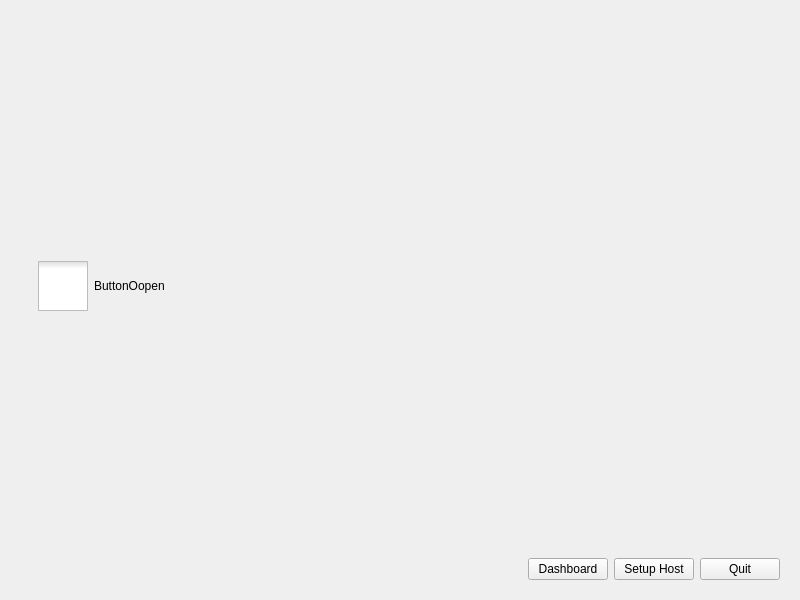
<?xml version="1.0" encoding="UTF-8"?>
<ui version="4.0">
 <class>Widget</class>
 <widget class="QWidget" name="Widget">
  <property name="geometry">
   <rect>
    <x>0</x>
    <y>0</y>
    <width>800</width>
    <height>600</height>
   </rect>
  </property>
  <property name="windowTitle">
   <string>Widget</string>
  </property>
  <layout class="QGridLayout" name="gridLayout_4">
   <item row="0" column="0">
    <widget class="QStackedWidget" name="stackedWidget_1">
     <property name="currentIndex">
      <number>1</number>
     </property>
     <widget class="QWidget" name="LoginFirstPage">
      <layout class="QGridLayout" name="gridLayout_3">
       <item row="1" column="0">
        <spacer name="horizontalSpacer_2">
         <property name="orientation">
          <enum>Qt::Horizontal</enum>
         </property>
         <property name="sizeHint" stdset="0">
          <size>
           <width>40</width>
           <height>20</height>
          </size>
         </property>
        </spacer>
       </item>
       <item row="3" column="1">
        <spacer name="verticalSpacer">
         <property name="orientation">
          <enum>Qt::Vertical</enum>
         </property>
         <property name="sizeHint" stdset="0">
          <size>
           <width>20</width>
           <height>40</height>
          </size>
         </property>
        </spacer>
       </item>
       <item row="0" column="1">
        <spacer name="verticalSpacer_2">
         <property name="orientation">
          <enum>Qt::Vertical</enum>
         </property>
         <property name="sizeHint" stdset="0">
          <size>
           <width>20</width>
           <height>40</height>
          </size>
         </property>
        </spacer>
       </item>
       <item row="1" column="1">
        <layout class="QFormLayout" name="formLayout_2">
         <item row="0" column="0">
          <widget class="QLabel" name="label_8">
           <property name="text">
            <string>Username</string>
           </property>
          </widget>
         </item>
         <item row="0" column="1">
          <widget class="QLineEdit" name="lineEditUserLogin"/>
         </item>
         <item row="1" column="0">
          <widget class="QLabel" name="label_7">
           <property name="text">
            <string>Password</string>
           </property>
          </widget>
         </item>
         <item row="1" column="1">
          <widget class="QLineEdit" name="lineEditPasswordLogin">
           <property name="echoMode">
            <enum>QLineEdit::Password</enum>
           </property>
          </widget>
         </item>
         <item row="2" column="0">
          <spacer name="horizontalSpacer_4">
           <property name="orientation">
            <enum>Qt::Horizontal</enum>
           </property>
           <property name="sizeHint" stdset="0">
            <size>
             <width>0</width>
             <height>0</height>
            </size>
           </property>
          </spacer>
         </item>
        </layout>
       </item>
       <item row="1" column="5">
        <spacer name="horizontalSpacer_3">
         <property name="orientation">
          <enum>Qt::Horizontal</enum>
         </property>
         <property name="sizeHint" stdset="0">
          <size>
           <width>40</width>
           <height>20</height>
          </size>
         </property>
        </spacer>
       </item>
       <item row="2" column="1">
        <layout class="QVBoxLayout" name="verticalLayout_2">
         <item>
          <layout class="QHBoxLayout" name="horizontalLayout_2">
           <item>
            <widget class="QToolButton" name="toolButtonExpand">
             <property name="text">
              <string>...</string>
             </property>
            </widget>
           </item>
           <item>
            <widget class="QLabel" name="label_edit_host_expand">
             <property name="text">
              <string>Edit host</string>
             </property>
            </widget>
           </item>
           <item>
            <spacer name="horizontalSpacer_5">
             <property name="orientation">
              <enum>Qt::Horizontal</enum>
             </property>
             <property name="sizeHint" stdset="0">
              <size>
               <width>40</width>
               <height>20</height>
              </size>
             </property>
            </spacer>
           </item>
          </layout>
         </item>
         <item>
          <widget class="QGroupBox" name="groupBox_edit_host_expand">
           <property name="title">
            <string>Edit host</string>
           </property>
           <layout class="QVBoxLayout" name="verticalLayout_5">
            <item>
             <layout class="QFormLayout" name="formLayout_3">
              <item row="0" column="0">
               <widget class="QLabel" name="label_10">
                <property name="text">
                 <string>Host</string>
                </property>
               </widget>
              </item>
              <item row="0" column="1">
               <widget class="QLineEdit" name="lineEditHost_2"/>
              </item>
              <item row="1" column="0">
               <widget class="QLabel" name="label_11">
                <property name="text">
                 <string>Port</string>
                </property>
               </widget>
              </item>
              <item row="1" column="1">
               <widget class="QLineEdit" name="lineEditPort_2">
                <property name="echoMode">
                 <enum>QLineEdit::Password</enum>
                </property>
               </widget>
              </item>
             </layout>
            </item>
            <item>
             <widget class="QCheckBox" name="checkBox_remember_me">
              <property name="text">
               <string>Remember host</string>
              </property>
             </widget>
            </item>
           </layout>
          </widget>
         </item>
         <item>
          <layout class="QHBoxLayout" name="horizontalLayout_4">
           <item>
            <spacer name="horizontalSpacer_6">
             <property name="orientation">
              <enum>Qt::Horizontal</enum>
             </property>
             <property name="sizeHint" stdset="0">
              <size>
               <width>40</width>
               <height>20</height>
              </size>
             </property>
            </spacer>
           </item>
           <item>
            <widget class="QPushButton" name="pushButtonLogin">
             <property name="text">
              <string>Login</string>
             </property>
            </widget>
           </item>
          </layout>
         </item>
         <item>
          <widget class="QGroupBox" name="groupBox_2">
           <property name="title">
            <string>Server Connect Status</string>
           </property>
           <layout class="QVBoxLayout" name="verticalLayout_6">
            <item>
             <widget class="QPlainTextEdit" name="plainText_Connect_Status"/>
            </item>
           </layout>
          </widget>
         </item>
        </layout>
       </item>
      </layout>
     </widget>
     <widget class="QWidget" name="MainPage">
      <layout class="QVBoxLayout" name="verticalLayout_4">
       <item>
        <widget class="QStackedWidget" name="stackedWidget_2">
         <property name="currentIndex">
          <number>1</number>
         </property>
         <widget class="QWidget" name="page_setup_host">
          <layout class="QVBoxLayout" name="verticalLayout_3">
           <item>
            <layout class="QHBoxLayout" name="horizontalLayout" stretch="0,0">
             <item>
              <layout class="QFormLayout" name="formLayout">
               <item row="0" column="0">
                <widget class="QLabel" name="label">
                 <property name="text">
                  <string>Host:</string>
                 </property>
                </widget>
               </item>
               <item row="0" column="1">
                <widget class="QLineEdit" name="lineEditHost"/>
               </item>
               <item row="1" column="0">
                <widget class="QLabel" name="label_2">
                 <property name="text">
                  <string>Port:</string>
                 </property>
                </widget>
               </item>
               <item row="1" column="1">
                <widget class="QSpinBox" name="spinBoxPort">
                 <property name="maximum">
                  <number>99999</number>
                 </property>
                 <property name="value">
                  <number>1883</number>
                 </property>
                </widget>
               </item>
               <item row="2" column="0">
                <widget class="QLabel" name="label_5">
                 <property name="text">
                  <string>Username</string>
                 </property>
                </widget>
               </item>
               <item row="2" column="1">
                <widget class="QLineEdit" name="lineEditUsername"/>
               </item>
               <item row="3" column="0">
                <widget class="QLabel" name="label_6">
                 <property name="text">
                  <string>Password</string>
                 </property>
                </widget>
               </item>
               <item row="3" column="1">
                <widget class="QLineEdit" name="lineEditPassword">
                 <property name="inputMethodHints">
                  <set>Qt::ImhHiddenText|Qt::ImhNoAutoUppercase|Qt::ImhNoPredictiveText|Qt::ImhSensitiveData</set>
                 </property>
                 <property name="echoMode">
                  <enum>QLineEdit::Password</enum>
                 </property>
                </widget>
               </item>
              </layout>
             </item>
             <item>
              <widget class="QPushButton" name="buttonConnect">
               <property name="text">
                <string>Connect</string>
               </property>
              </widget>
             </item>
            </layout>
           </item>
           <item>
            <layout class="QGridLayout" name="gridLayout">
             <item row="1" column="1">
              <widget class="QLineEdit" name="lineEditMessage"/>
             </item>
             <item row="0" column="1">
              <widget class="QLineEdit" name="lineEditTopic"/>
             </item>
             <item row="1" column="0">
              <widget class="QLabel" name="label_4">
               <property name="text">
                <string>Message:</string>
               </property>
              </widget>
             </item>
             <item row="0" column="0">
              <widget class="QLabel" name="label_3">
               <property name="text">
                <string>Topic:</string>
               </property>
              </widget>
             </item>
             <item row="1" column="2">
              <widget class="QPushButton" name="buttonPublish">
               <property name="text">
                <string>Publish</string>
               </property>
              </widget>
             </item>
             <item row="0" column="2">
              <widget class="QPushButton" name="buttonSubscribe">
               <property name="text">
                <string>Subcribe</string>
               </property>
              </widget>
             </item>
            </layout>
           </item>
           <item>
            <widget class="QGroupBox" name="groupBox">
             <property name="title">
              <string>Log Messages</string>
             </property>
             <layout class="QHBoxLayout" name="horizontalLayout_5">
              <item>
               <widget class="QPlainTextEdit" name="editLog"/>
              </item>
             </layout>
            </widget>
           </item>
          </layout>
         </widget>
         <widget class="QWidget" name="page_dashboard">
          <layout class="QVBoxLayout" name="verticalLayout">
           <item>
            <widget class="QStackedWidget" name="stackedWidgetDashboard">
             <property name="currentIndex">
              <number>0</number>
             </property>
             <widget class="QWidget" name="pageDisplayComponent">
              <layout class="QGridLayout" name="gridLayout_2">
               <item row="0" column="0">
                <widget class="QCheckBox" name="checkBox">
                 <property name="styleSheet">
                  <string notr="true">QCheckBox::indicator {
	width: 50px;
	height: 50px;
}

QCheckBox::indicator:checked{
	image: url(&quot;:/icon/Img/on-button.png&quot;);
}
QCheckBox::indicator:unchecked{
	image: url(&quot;:/icon/Img/off-button.png&quot;);
}</string>
                 </property>
                 <property name="text">
                  <string>ButtonOopen</string>
                 </property>
                </widget>
               </item>
              </layout>
             </widget>
            </widget>
           </item>
          </layout>
         </widget>
        </widget>
       </item>
       <item>
        <layout class="QHBoxLayout" name="horizontalLayout_3">
         <item>
          <spacer name="horizontalSpacer">
           <property name="orientation">
            <enum>Qt::Horizontal</enum>
           </property>
           <property name="sizeHint" stdset="0">
            <size>
             <width>40</width>
             <height>20</height>
            </size>
           </property>
          </spacer>
         </item>
         <item>
          <widget class="QPushButton" name="buttonDashboard">
           <property name="text">
            <string>Dashboard</string>
           </property>
          </widget>
         </item>
         <item>
          <widget class="QPushButton" name="buttonSetupHost">
           <property name="text">
            <string>Setup Host</string>
           </property>
          </widget>
         </item>
         <item>
          <widget class="QPushButton" name="buttonQuit">
           <property name="text">
            <string>Quit</string>
           </property>
          </widget>
         </item>
        </layout>
       </item>
      </layout>
     </widget>
    </widget>
   </item>
  </layout>
 </widget>
 <resources/>
 <connections/>
</ui>
